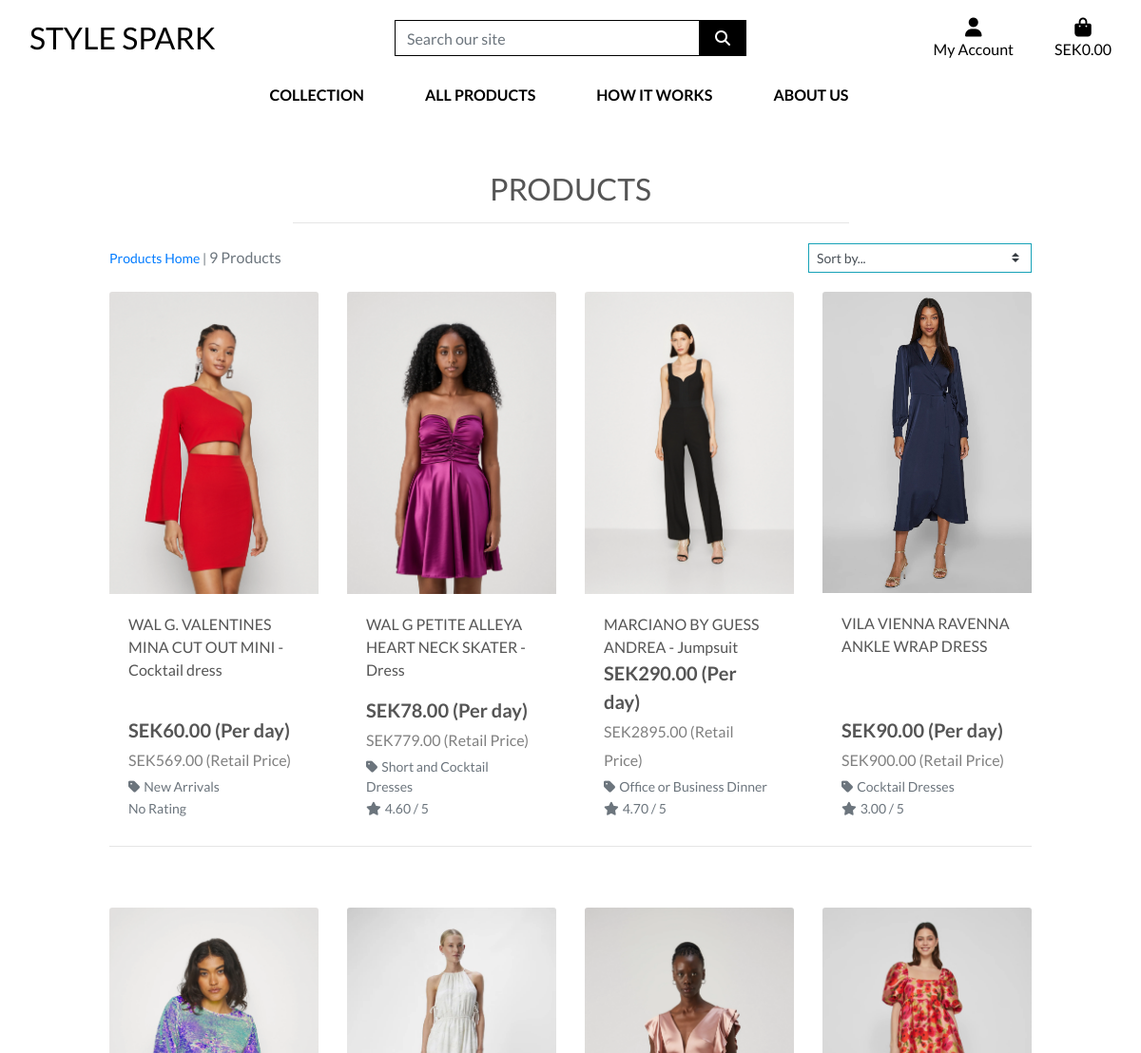
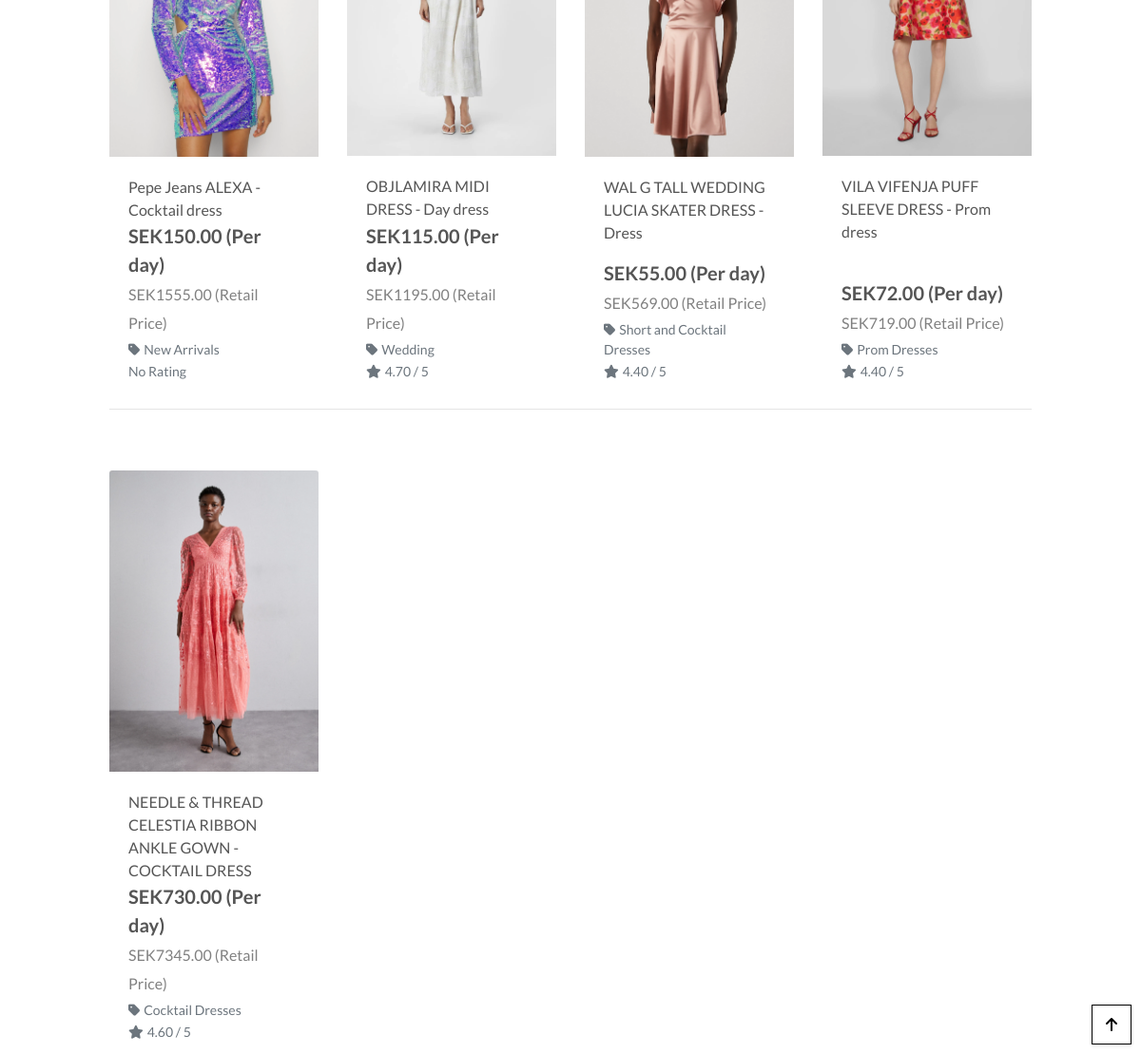
Screenshot of /products/ with the database file from the repository (2 pictures, top to bottom).
### products/models.py (models this page shows, shortened)
class Product(models.Model):
    category = models.ForeignKey('Category', null=True, blank=True, on_delete=models.SET_NULL)
    sku = models.CharField(max_length=254, null=True, blank=True)
    name = models.CharField(max_length=254)
    description = models.TextField()
    has_sizes = models.BooleanField(default=False, null=True, blank=True)
    price = models.DecimalField(max_digits=6, decimal_places=2)
    retail_price = models.DecimalField(("Retail Price"), max_digits=10, decimal_places=2, blank=True, null=True)
    rating = models.DecimalField(max_digits=6, decimal_places=2, null=True, blank=True)
    image_url = models.URLField(max_length=1024, null=True, blank=True)
    image = models.ImageField(null=True, blank=True)

class Category(models.Model):
    class Meta:
        verbose_name_plural = 'Categories'
    name = models.CharField(max_length=254)
    friendly_name = models.CharField(max_length=254, null=True, blank=True)

### products/views.py (the view, shortened to what this page needs)
# urls.py: path('', views.all_products, name='products'),
def all_products(request):
    products = Product.objects.all()
    query = None
    categories = None
    sort = request.GET.get('sort', None)
    direction = request.GET.get('direction', 'asc')
    all_categories = Category.objects.all()
    current_sorting = f'{sort}_{direction}' if sort and direction else None
    all_category_names = list(all_categories.values_list('name', flat=True))
    context = {
        'products': products,
        'search_term': query,
        'current_categories': categories,
        'current_sorting': current_sorting,
        'all_categories': all_category_names,
    }
    return render(request, 'products/products.html', context)

### cart/contexts.py (called while the page is built, shortened)
def cart_contents(request):
    cart_items = []
    total = Decimal(0)
    product_count = 0
    cart = request.session.get('cart', {})
    if not isinstance(cart, dict):
        cart = {}
    if not cart:
        delivery = Decimal(0)
    grand_total = total + delivery
    print(f"Total: {total}")
    print(f"Delivery: {delivery}")
    print(f"Grand Total: {grand_total}")
    context = {
        'cart_items': cart_items,
        'total': total,
        'product_count': product_count,
        'delivery': delivery,
        'grand_total': grand_total,
    }
    return context

### products/templates/products/products.html (shortened to what this page needs)
{% extends "base.html" %}
{% load static %}
{% block page_header %}
    <div class="container header-container">
    </div>
{% endblock %}
{% block content %}
    <div class="overlay"></div>
    <div class="container-fluid">
        <div class="row">
            <div class="col text-center mt-3">
                <h2 class="logo-font">Products</h2>
                <hr class="w-50 mb-1">
            </div>
        </div>
        <div class="row">
            <div class="product-container col-10 offset-1">
                <div class="row mt-1 mb-2">
                    <div class="col-12 col-md-6 my-auto order-md-last d-flex justify-content-center justify-content-md-end">
                        <div class="sort-select-wrapper w-50">
                            <select id="sort-selector" class="custom-select custom-select-sm rounded-0 border border-{% if current_sorting != 'None_None' %}info{% else %}black{% endif %}">
                                <option value="reset" {% if current_sorting == 'None_None' %}selected{% endif %}>Sort by...</option>
                            </select>
                        </div>
                    </div>
                    <div class="col-12 col-md-6 order-md-first">
                        <p class="text-muted mt-3 text-center text-md-left">
                            {% if search_term or current_categories or current_sorting != 'None_None' %}
                                <span class="small"><a href="{% url 'products' %}">Products Home</a> | </span>
                            {% endif %}
                            {{ products|length }} Products{% if search_term %} found for <strong>"{{ search_term }}"</strong>{% endif %}
                        </p>
                    </div>
                </div>
                <div class="row">
                    {% for product in products %}
                        <div class="col-sm-6 col-md-6 col-lg-4 col-xl-3">
                            <div class="card h-100 border-0">
                                {% if product.image %}
                                    <a href="{% url 'product_detail' product.id %}">
                                        <img class="card-img-top img-fluid" src="{{ product.image.url }}" alt="{{ product.name }}">
                                    </a>
                                {% else %}
                                    <a href="{% url 'product_detail' product.id %}">
                                        <img class="card-img-top img-fluid" src="{{ MEDIA_URL }}noimage.png" alt="{{ product.name }}">
                                    </a>
                                {% endif %}
                                <div class="card-body pb-0">
                                    <p class="mb-0">{{ product.name }}</p>
                                </div>
                                <div class="card-footer bg-white pt-0 border-0 text-left">
                                    <div class="row">
                                        <div class="col">
                                            <p class="lead mb-0 text-left font-weight-bold">SEK{{ product.price }} (Per day)<br>
                                                {% if product.retail_price %}
                                                    <span class="retail-price">SEK{{ product.retail_price }} (Retail Price)</span><br>
                                                {% endif %}
                                            </p>
                                            {% if product.category %}
                                                <p class="small mt-1 mb-0">
                                                    <a class="text-muted" href="{% url 'products' %}?category={{ product.category.name }}">
                                                        <i class="fas fa-tag mr-1"></i>{{ product.category.friendly_name }}
                                                    </a>
                                                </p>
                                            {% endif %}
                                            {% if product.rating %}
                                                <small class="text-muted"><i class="fas fa-star mr-1"></i>{{ product.rating }} / 5</small>
                                            {% else %}
                                                <small class="text-muted">No Rating</small>
                                            {% endif %}
                                        </div>
                                    </div>
                                </div>
                            </div>
                        </div>
                        {% if forloop.counter|divisibleby:4 %}
                            <div class="col-12 d-none d-xl-block mb-5">
                                <hr>
                            </div>
                        {% endif %}
                    {% endfor %}
                </div>
            </div>
        </div>
    </div>
    <div class="btt-button shadow-sm rounded-0 border border-black">
        <a class="btt-link d-flex h-100">
            <i class="fas fa-arrow-up text-black mx-auto my-auto"></i>
        </a>
    </div>
{% endblock %}

### static/css/base.css (style rules this page uses)
html { height: 100%; }
body { background: url('/media/stockvault-glamour-model287254.jpg') no-repeat center center fixed; background-size: cover; height: calc(100vh - 164px); color: #555; font-family: 'Lato'; }
.logo-font { text-transform: uppercase; }
.retail-price { color: grey; font-weight: normal; font-size: 0.8em; }
.text-black { color: #000 !important; }
.border-black { border: 1px solid black !important; }
.overlay { height: 100%; width: 100%; top: 0; left: 0; position: fixed; background: white; z-index: -1; }
.btt-button { height: 42px; width: 42px; position: fixed; bottom: 10px; right: 10px; }
.btt-link, .update-link, .remove-item { cursor: pointer; }
@media (min-width: 1200px) { .container { max-width: 80%; } }
@media (min-width: 992px) { .header-container { padding-top: 164px; } }

### rows the page displays
Product: image (picture), name "WAL G. VALENTINES MINA CUT OUT MINI - Cocktail dress", price "60.00", retail_price "569.00", category.friendly_name "New Arrivals", shows "No Rating"
Product: image (picture), name "WAL G PETITE ALLEYA HEART NECK SKATER - Dress", price "78.00", retail_price "779.00", category.friendly_name "Short and Cocktail Dresses", rating "4.60"
Product: image (picture), name "MARCIANO BY GUESS ANDREA - Jumpsuit", price "290.00", retail_price "2895.00", category.friendly_name "Office or Business Dinner", rating "4.70"
Product: image (picture), name "VILA VIENNA RAVENNA ANKLE WRAP DRESS", price "90.00", retail_price "900.00", category.friendly_name "Cocktail Dresses", rating "3.00"
Product: image (picture), name "Pepe Jeans ALEXA - Cocktail dress", price "150.00", retail_price "1555.00", category.friendly_name "New Arrivals", shows "No Rating"
Product: image (picture), name "OBJLAMIRA MIDI DRESS - Day dress", price "115.00", retail_price "1195.00", category.friendly_name "Wedding", rating "4.70"
Product: image (picture), name "WAL G TALL WEDDING LUCIA SKATER DRESS - Dress", price "55.00", retail_price "569.00", category.friendly_name "Short and Cocktail Dresses", rating "4.40"
Product: image (picture), name "VILA VIFENJA PUFF SLEEVE DRESS - Prom dress", price "72.00", retail_price "719.00", category.friendly_name "Prom Dresses", rating "4.40"
Product: image (picture), name "NEEDLE & THREAD CELESTIA RIBBON ANKLE GOWN - COCKTAIL DRESS", price "730.00", retail_price "7345.00", category.friendly_name "Cocktail Dresses", rating "4.60"

### other values shown
{{ products|length }} "9"
